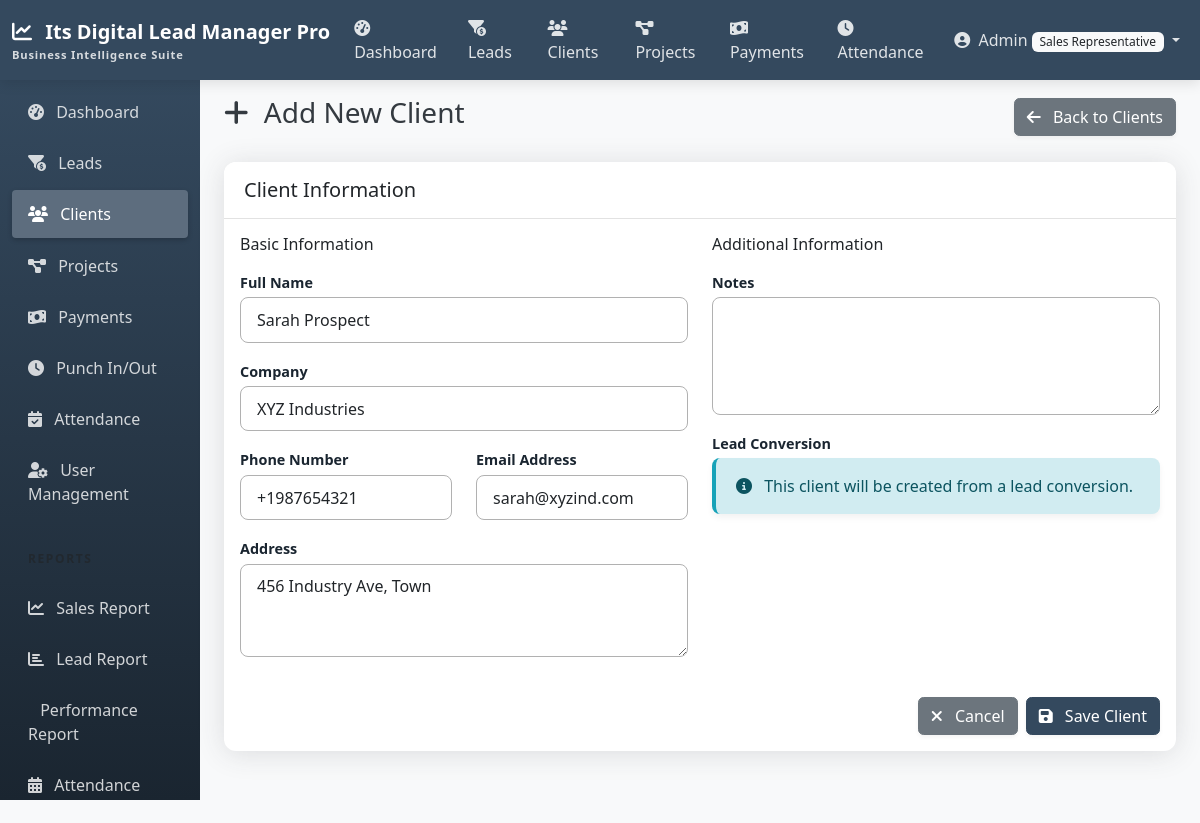
The page /clients/convert-lead/2/ (signed in) on the database its author committed.
### accounts/models.py (models this page shows, shortened)
class CustomUser(AbstractUser):
    ROLE_CHOICES = (
        ('admin', 'Admin'),
        ('manager', 'Manager'),
        ('team_leader', 'Team Leader'),
        ('sales_rep', 'Sales Representative'),
    )
    role = models.CharField(max_length=20, choices=ROLE_CHOICES, default='sales_rep')

### leads/models.py (models this page shows, shortened)
class Lead(models.Model):
    name = models.CharField(max_length=255)
    company = models.CharField(max_length=255, blank=True, null=True)
    phone = models.CharField(max_length=20)
    email = models.EmailField()
    address = models.TextField(blank=True, null=True)
    source = models.ForeignKey(LeadSource, on_delete=models.SET_NULL, null=True, blank=True)
    status = models.ForeignKey(LeadStatus, on_delete=models.SET_NULL, null=True, blank=True)
    assigned_to = models.ForeignKey(
        CustomUser,
        related_name='assigned_leads',
        on_delete=models.SET_NULL,
        null=True,
        blank=True
    )
    created_by = models.ForeignKey(
        CustomUser,
        related_name='created_leads',
        on_delete=models.SET_NULL,
        null=True,
        blank=True
    )
    notes = models.TextField(blank=True, null=True)
    created_at = models.DateTimeField(auto_now_add=True)
    updated_at = models.DateTimeField(auto_now=True)
    class Meta:
        ordering = ['-created_at']

### clients/views.py (the view, shortened to what this page needs)
# urls.py: path('convert-lead/<int:lead_id>/', views.ConvertLeadView.as_view(), name='convert_lead'),
class ConvertLeadView(LoginRequiredMixin, FormView):
    template_name = 'clients/client_form.html'
    form_class = ClientForm
    success_url = reverse_lazy('client_list')
    def dispatch(self, request, *args, **kwargs):
        self.lead = get_object_or_404(Lead, pk=kwargs['lead_id'])
        return super().dispatch(request, *args, **kwargs)
    def get_initial(self):
        return {
            'name': self.lead.name,
            'company': self.lead.company,
            'phone': self.lead.phone,
            'email': self.lead.email,
            'address': self.lead.address,
            'lead': self.lead.id,
        }

### clients/forms.py
class ClientForm(forms.ModelForm):
    class Meta:
        model = Client
        fields = ('name', 'company', 'phone', 'email', 'address', 'notes', 'lead')
        widgets = {
            'name': forms.TextInput(attrs={'class': 'form-control'}),
            'company': forms.TextInput(attrs={'class': 'form-control'}),
            'phone': forms.TextInput(attrs={'class': 'form-control'}),
            'email': forms.EmailInput(attrs={'class': 'form-control'}),
            'address': forms.Textarea(attrs={'class': 'form-control', 'rows': 3}),
            'notes': forms.Textarea(attrs={'class': 'form-control', 'rows': 4}),
            'lead': forms.HiddenInput(),
        }

### templates/clients/client_form.html (shortened to what this page needs)
{% extends 'base.html' %}
{% block content %}
<div class="d-flex justify-content-between align-items-center mb-4">
    <h1 class="h3">
        <i class="fas fa-{% if object %}edit{% else %}plus{% endif %} me-2"></i>
        {% if object %}Edit Client - {{ object.name }}{% else %}Add New Client{% endif %}
    </h1>
    <div>
        <a href="{% url 'client_list' %}" class="btn btn-secondary">
            <i class="fas fa-arrow-left me-2"></i> Back to Clients
        </a>
    </div>
</div>
<div class="card shadow">
    <div class="card-header bg-white">
        <h5 class="mb-0">Client Information</h5>
    </div>
    <div class="card-body">
        <form method="post">
            <div class="row">
                <div class="col-md-6 mb-4">
                    <h6 class="mb-3">Basic Information</h6>
                    <div class="mb-3">
                        <label for="{{ form.name.id_for_label }}" class="form-label">Full Name</label>
                        {{ form.name }}
                    </div>
                    <div class="mb-3">
                        <label for="{{ form.company.id_for_label }}" class="form-label">Company</label>
                        {{ form.company }}
                    </div>
                    <div class="row">
                        <div class="col-md-6 mb-3">
                            <label for="{{ form.phone.id_for_label }}" class="form-label">Phone Number</label>
                            {{ form.phone }}
                        </div>
                        <div class="col-md-6 mb-3">
                            <label for="{{ form.email.id_for_label }}" class="form-label">Email Address</label>
                            {{ form.email }}
                        </div>
                    </div>
                    <div class="mb-3">
                        <label for="{{ form.address.id_for_label }}" class="form-label">Address</label>
                        {{ form.address }}
                    </div>
                </div>
                <div class="col-md-6 mb-4">
                    <h6 class="mb-3">Additional Information</h6>
                    <div class="mb-3">
                        <label for="{{ form.notes.id_for_label }}" class="form-label">Notes</label>
                        {{ form.notes }}
                    </div>
                    {% if form.lead %}
                    <div class="mb-3">
                        <label class="form-label">Lead Conversion</label>
                        <div class="alert alert-info mb-0">
                            <i class="fas fa-info-circle me-2"></i>
                            This client will be created from a lead conversion.
                        </div>
                    </div>
                    {% endif %}
                </div>
            </div>
            <div class="d-flex justify-content-end">
                <a href="{% url 'client_list' %}" class="btn btn-secondary me-2">
                    <i class="fas fa-times me-2"></i> Cancel
                </a>
                <button type="submit" class="btn btn-primary">
                    <i class="fas fa-save me-2"></i> Save Client
                </button>
            </div>
        </form>
    </div>
</div>
{% endblock %}

### templates/navbar.html (shortened to what this page needs)
<nav class="navbar navbar-expand-md navbar-dark sticky-top">
    <div class="container-fluid">
        <a class="navbar-brand" href="{% url 'home' %}">
            <i class="fas fa-chart-line me-2"></i>
            Its Digital Lead Manager Pro
            <span class="navbar-brand-subtitle">Business Intelligence Suite</span>
        </a>
        <div class="collapse navbar-collapse" id="navbarNav">
            <ul class="navbar-nav me-auto">
                {% if user.is_authenticated %}
                <li class="nav-item">
                    <a class="nav-link {% if request.path == '/reports/dashboard/' %}active{% endif %}" href="{% url 'dashboard' %}">
                        <i class="fas fa-tachometer-alt me-1"></i> Dashboard
                    </a>
                </li>
                <li class="nav-item">
                    <a class="nav-link {% if '/leads/' in request.path %}active{% endif %}" href="{% url 'lead_list' %}">
                        <i class="fas fa-funnel-dollar me-1"></i> Leads
                    </a>
                </li>
                <li class="nav-item">
                    <a class="nav-link {% if '/clients/' in request.path %}active{% endif %}" href="{% url 'client_list' %}">
                        <i class="fas fa-users me-1"></i> Clients
                    </a>
                </li>
                <li class="nav-item d-none d-lg-block">
                    <a class="nav-link {% if '/projects/' in request.path %}active{% endif %}" href="{% url 'project_list' %}">
                        <i class="fas fa-project-diagram me-1"></i> Projects
                    </a>
                </li>
                <li class="nav-item d-none d-lg-block">
                    <a class="nav-link {% if '/payments/' in request.path %}active{% endif %}" href="{% url 'payment_list' %}">
                        <i class="fas fa-money-bill-wave me-1"></i> Payments
                    </a>
                </li>
                <li class="nav-item d-none d-lg-block">
                    <a class="nav-link {% if '/attendance/punch/' in request.path %}active{% endif %}" href="{% url 'punch' %}">
                        <i class="fas fa-clock me-1"></i> Attendance
                    </a>
                </li>
                {% endif %}
            </ul>
            <ul class="navbar-nav">
                {% if user.is_authenticated %}
                <li class="nav-item dropdown">
                    <a class="nav-link dropdown-toggle" href="#" id="navbarDropdown" role="button" data-bs-toggle="dropdown" aria-expanded="false">
                        <i class="fas fa-user-circle me-1"></i>
                        {% if user.first_name %}{{ user.first_name }}{% else %}{{ user.username }}{% endif %}
                        <span class="badge bg-light text-dark">{{ user.get_role_display }}</span>
                    </a>
                </li>
                {% endif %}
            </ul>
        </div>
    </div>
</nav>

### static/css/custom.css (style rules this page uses)
:root { --primary-color: #34495e; --primary-light: #5d6d7e; --primary-dark: #1a2530; --secondary-color: #e2e2e2; --secondary-dark: #b1b1b1; --accent-color: #f39c12; --bg-color: #f8f9fa; --text-color: #343a40; --text-light: #f8f9fa; --success-color: #2ecc71; --info-color: #3498db; --warning-color: #f39c12; --danger-color: #e74c3c; }
body { background-color: var(--bg-color); color: var(--text-color); }
.navbar { background-color: var(--primary-color) !important; box-shadow: 0 4px 12px rgba(0, 0, 0, 0.1); }
.navbar-brand { font-weight: 700; font-size: 1.25rem; color: white !important; }
.navbar-brand-subtitle { font-size: 0.7rem; opacity: 0.8; display: block; letter-spacing: 0.05rem; }
.navbar .nav-link { color: rgba(255, 255, 255, 0.85) !important; font-weight: 500; }
.card { border: none; box-shadow: 0 0.15rem 1.75rem 0 rgba(58, 59, 69, 0.15) !important; border-radius: 0.75rem; margin-bottom: 1.5rem; transition: transform 0.2s ease, box-shadow 0.2s ease; }
.card-header { padding: 1rem 1.25rem; border-bottom: 1px solid var(--secondary-color); background-color: white; border-top-left-radius: 0.75rem !important; border-top-right-radius: 0.75rem !important; font-weight: 600; }
.form-control, .form-select { border-radius: 0.5rem; padding: 0.6rem 1rem; border-color: var(--secondary-dark); }
label { font-weight: 500; color: var(--primary-dark); }
.badge { font-weight: 500; padding: 0.35em 0.65em; }
label.form-label { font-weight: 600; margin-bottom: 0.25rem; color: var(--primary-dark); font-size: 0.9rem; }
.alert { border: none; border-radius: 0.5rem; box-shadow: 0 4px 6px rgba(0, 0, 0, 0.05); padding: 1rem 1.25rem; margin-bottom: 1.5rem; }
.alert-info { background-color: #d1ecf1; color: #0c5460; border-left: 4px solid #17a2b8; }
.btn { border-radius: 0.35rem; font-weight: 500; box-shadow: 0 2px 4px rgba(0, 0, 0, 0.05); transition: all 0.2s ease; }
.btn-primary { background-color: var(--primary-color); border-color: var(--primary-color); }

### rows shown on the page
CustomUser: username "Admin", role "Sales Representative"
Lead: name "Sarah Prospect", company "XYZ Industries", phone "+1987654321", email "sarah@xyzind.com", address "456 Industry Ave, Town"
